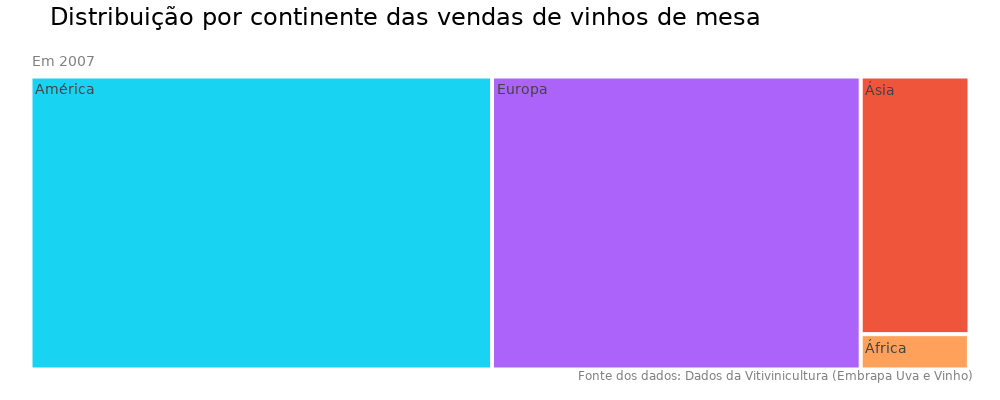

The notebook cell saved with this chart:
### Code cell
# Importando a biblioteca
import plotly.express as px

# Gerando o gráfico de árvore (TREEMAP)
fig = px.treemap(dados_dolar_anual.query("Ano == 2007"),
                 path=[px.Constant("Em 2007"), 'Continente'],
                 values='Vendas_Dolar', color='Continente', title='Distribuição por continente das vendas de vinhos de mesa',
                 color_discrete_map={'(?)': "white"})

# Ajustando o layout do gráfico
fig.update_layout(width=1000, height=400, margin = dict(t=50, l=25, r=25, b=25), font_family = 'DejaVu Sans',
                  font_size=14, font_color= "grey", title_font_color= "black", title_font_size=24)

fig.update_traces(hovertemplate='<b>Vendas:</b> = U$ %{value}')

fig.add_annotation(text='Fonte dos dados: <a href="http://vitibrasil.cnpuv.embrapa.br/index.php">'
                        'Dados da Vitivinicultura (Embrapa Uva e Vinho)</a>',
                   align="left", xref="paper", yref = "paper", x=1, y=-0.03, showarrow=False, font_size=12)
fig.show()

### Figure 1 — Plotly figure (JSON) as saved in the notebook; plotly's stock layout.template omitted (floating-point values rounded to 4 significant figures)
{"data": [{"branchvalues": "total", "customdata": [["Ásia"], ["(?)"], ["Oceania"], ["Europa"], ["África"], ["América"]], "domain": {"x": [0, 1], "y": [0, 1]}, "hovertemplate": "<b>Vendas:</b> = U$ %{value}", "ids": ["Em 2007/Ásia", "Em 2007", "Em 2007/Oceania", "Em 2007/Europa", "Em 2007/África", "Em 2007/América"], "labels": ["Ásia", "Em 2007", "Oceania", "Europa", "África", "América"], "marker": {"colors": ["#EF553B", "white", "#00cc96", "#ab63fa", "#FFA15A", "#19d3f3"]}, "name": "", "parents": ["Em 2007", "", "Em 2007", "Em 2007", "Em 2007", "Em 2007"], "type": "treemap", "values": [365141, 3582421, 281, 1406368, 49764, 1760867]}], "layout": {"annotations": [{"align": "left", "font": {"size": 12}, "showarrow": false, "text": "Fonte dos dados: <a href=\"http://vitibrasil.cnpuv.embrapa.br/index.php\">Dados da Vitivinicultura (Embrapa Uva e Vinho)</a>", "x": 1, "xref": "paper", "y": -0.03, "yref": "paper"}], "font": {"color": "grey", "family": "DejaVu Sans", "size": 14}, "height": 400, "legend": {"tracegroupgap": 0}, "margin": {"b": 25, "l": 25, "r": 25, "t": 50}, "title": {"font": {"color": "black", "size": 24}, "text": "Distribuição por continente das vendas de vinhos de mesa"}, "width": 1000}}
